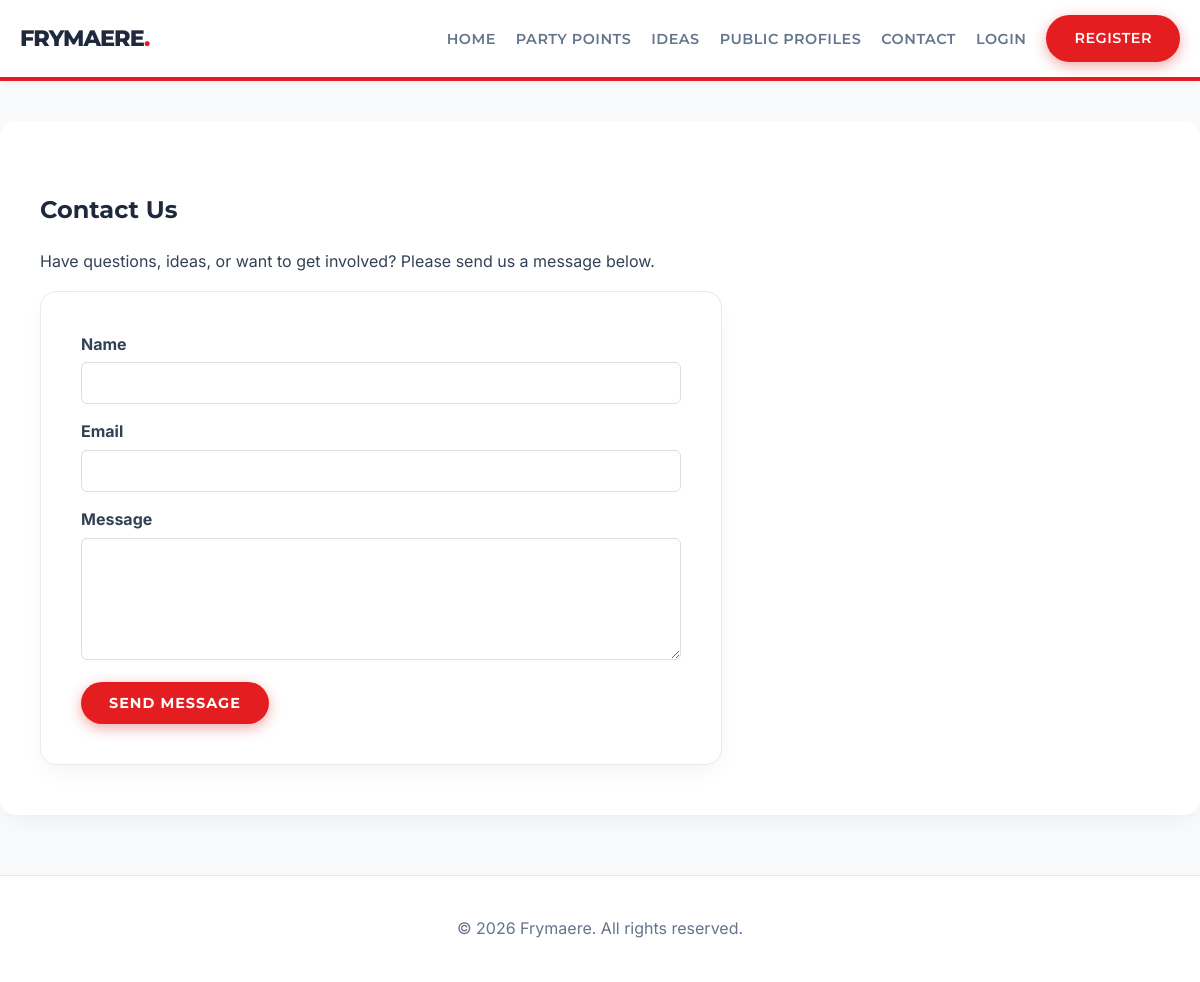
The page /contact.php on the database its author committed.
### tables this page shows
CREATE TABLE `settings` (
  `id` int(11) NOT NULL AUTO_INCREMENT,
  `site_title` varchar(255) NOT NULL DEFAULT 'Ardhmja',
  `site_description` text,
  `home_banner_text` varchar(255) DEFAULT 'Building a New Republic Together',
  `join_us_btn` varchar(255) DEFAULT 'Join Us Now',
  `home_core_values_title` varchar(255) DEFAULT 'Our Core Values',
  `home_core_values_text` text,
  `view_points_btn` varchar(255) DEFAULT 'View Party Points',
  `home_latest_ideas_title` varchar(255) DEFAULT 'Latest Community Ideas',
  `view_ideas_btn` varchar(255) DEFAULT 'View All Ideas',
  `points_page_title` varchar(255) DEFAULT 'Our Party Points',
  `points_page_text` text,
  `ideas_page_title` varchar(255) DEFAULT 'Community Ideas',
  `ideas_page_text` text,
  `submit_idea_btn` varchar(255) DEFAULT 'Submit an Idea',
  `contact_page_title` varchar(255) DEFAULT 'Contact Us',
  `contact_page_text` text,
  `register_page_title` varchar(255) DEFAULT 'Register',
  `login_page_title` varchar(255) DEFAULT 'Login',
  `footer_text` varchar(255) DEFAULT 'All rights reserved.',
  `email_verification_subject` varchar(255) DEFAULT 'Verify your email for {site_title}',
  `email_verification_message` text,
  `menu_home` varchar(255) DEFAULT 'Home',
  `menu_points` varchar(255) DEFAULT 'Party Points',
  `menu_ideas` varchar(255) DEFAULT 'Ideas',
  `menu_profiles` varchar(255) DEFAULT 'Public Profiles',
  `menu_contact` varchar(255) DEFAULT 'Contact',
  `menu_profile` varchar(255) DEFAULT 'Profile',
  `menu_admin` varchar(255) DEFAULT 'Admin Panel',
  `menu_logout` varchar(255) DEFAULT 'Logout',
  `menu_login` varchar(255) DEFAULT 'Login',
  `menu_register` varchar(255) DEFAULT 'Register',
  PRIMARY KEY (`id`)
);

### includes/db.php (called while the page is built, shortened)
<?php
$host = 'localhost';
$dbname = 'ardhmja';
$username = 'root';
$password = '';
try {
    $pdo = new PDO("mysql:host=$host;dbname=$dbname;charset=utf8", $username, $password);
    $pdo->setAttribute(PDO::ATTR_ERRMODE, PDO::ERRMODE_EXCEPTION);
} catch (PDOException $e) {
    $pdo = null;
}
$global_settings = [];
if ($pdo) {
    $stmt = $pdo->query("SELECT * FROM settings WHERE id = 1");
    if ($stmt) {
        $global_settings = $stmt->fetch(PDO::FETCH_ASSOC) ?: [];
    }
}
$t_site_title = $global_settings['site_title'] ?? 'Frymaere';
$t_contact_page_title = $global_settings['contact_page_title'] ?? 'Contact Us';
$t_contact_page_text = $global_settings['contact_page_text'] ?? 'Have questions, ideas, or want to get involved? Please send us a message below.';
$t_footer_text = $global_settings['footer_text'] ?? 'All rights reserved.';
$t_menu_home = $global_settings['menu_home'] ?? 'Home';
$t_menu_points = $global_settings['menu_points'] ?? 'Party Points';
$t_menu_ideas = $global_settings['menu_ideas'] ?? 'Ideas';
$t_menu_profiles = $global_settings['menu_profiles'] ?? 'Public Profiles';
$t_menu_contact = $global_settings['menu_contact'] ?? 'Contact';
$t_menu_login = $global_settings['menu_login'] ?? 'Login';
$t_menu_register = $global_settings['menu_register'] ?? 'Register';
?>

### contact.php (the view, shortened to what this page needs)
<?php
require_once 'includes/db.php';
$success = '';
?>
<!DOCTYPE html>
<html lang="en">
<head>
    <link rel="stylesheet" href="assets/css/style.css">
</head>
<body>
    <?php include 'includes/header.php'; ?>
    <div class="container main-content">
        <h2><?= htmlspecialchars($t_contact_page_title) ?></h2>
        <p><?= $t_contact_page_text ?></p>
        <?php if ($success): ?>
            <p class="success"><?= htmlspecialchars($success) ?></p>
        <?php else: ?>
            <form method="POST" class="auth-form" style="max-width: 600px; margin-left: 0;">
                <div class="form-group">
                    <label for="name">Name</label>
                    <input type="text" id="name" name="name" required>
                </div>
                <div class="form-group">
                    <label for="email">Email</label>
                    <input type="email" id="email" name="email" required>
                </div>
                <div class="form-group">
                    <label for="message">Message</label>
                    <textarea id="message" name="message" rows="6" required></textarea>
                </div>
                <button type="submit" class="btn">Send Message</button>
            </form>
        <?php endif; ?>
    </div>
    <?php include "includes/footer.php"; ?>
</body>
</html>

### includes/header.php (shortened to what this page needs)
<header class="main-header">
    <div class="container header-container">
        <div class="logo">
            <a href="index.php"><h1><?= htmlspecialchars($t_site_title ?? 'Ardhmja') ?></h1></a>
        </div>
        <nav class="main-nav">
            <ul>
                <li><a href="index.php"><?= htmlspecialchars($t_menu_home) ?></a></li>
                <li><a href="points.php"><?= htmlspecialchars($t_menu_points) ?></a></li>
                <li><a href="ideas.php"><?= htmlspecialchars($t_menu_ideas) ?></a></li>
                <li><a href="public_profiles.php"><?= htmlspecialchars($t_menu_profiles) ?></a></li>
                <li><a href="contact.php"><?= htmlspecialchars($t_menu_contact) ?></a></li>
                <?php if (isset($_SESSION['user_id'])): ?>
                    <li><a href="profile.php"><?= htmlspecialchars($t_menu_profile) ?></a></li>
                    <?php if ($_SESSION['role'] === 'admin'): ?>
                        <li><a href="admin/index.php"><?= htmlspecialchars($t_menu_admin) ?></a></li>
                    <?php endif; ?>
                    <li><a href="logout.php" class="btn-logout"><?= htmlspecialchars($t_menu_logout) ?> (<?= htmlspecialchars($_SESSION['username']) ?>)</a></li>
                <?php else: ?>
                    <li><a href="login.php"><?= htmlspecialchars($t_menu_login) ?></a></li>
                    <li><a href="register.php" class="btn"><?= htmlspecialchars($t_menu_register) ?></a></li>
                <?php endif; ?>
            </ul>
        </nav>
    </div>
</header>

### includes/footer.php
<footer class="main-footer">
    <div class="container">
        <p>&copy; <?= date('Y') ?> <?= htmlspecialchars($t_site_title ?? 'Ardhmja') ?>. <?= htmlspecialchars($t_footer_text ?? 'All rights reserved.') ?></p>
    </div>
</footer>

### assets/css/style.css (style rules this page uses)
:root { --primary-color: #e41e20; --secondary-color: #1e293b; --accent-color: #FFFFFF; --text-color: #334155; --text-light: #64748b; --bg-color: #f8fafc; --card-bg: #ffffff; --font-family: 'Inter', -apple-system, BlinkMacSystemFont, 'Segoe UI', Roboto, Helvetica, Arial, sans-serif; --heading-font: 'Montserrat', sans-serif; --border-radius: 16px; --box-shadow: 0 10px 25px -5px rgba(0, 0, 0, 0.05), 0 8px 10px -6px rgba(0, 0, 0, 0.01); }
body { margin: 0; padding: 0; font-family: var(--font-family); color: var(--text-color); background-color: var(--bg-color); line-height: 1.6; }
h1, h2, h3, h4, h5, h6 { font-family: var(--heading-font); font-weight: 700; color: var(--secondary-color); }
a { color: var(--primary-color); text-decoration: none; transition: color 0.3s ease; }
.container { max-width: 1200px; margin: 0 auto; padding: 0 20px; }
.main-header { background: var(--card-bg); border-bottom: 4px solid var(--primary-color); box-shadow: 0 2px 10px rgba(0,0,0,0.05); position: sticky; top: 0; z-index: 1000; }
.header-container { display: flex; justify-content: space-between; align-items: center; padding: 15px 20px; }
.logo a { text-decoration: none; }
.logo h1 { margin: 0; color: var(--secondary-color); font-size: 1.4em; font-weight: 800; letter-spacing: -1px; text-transform: uppercase; }
.logo h1::after { content: '.'; color: var(--primary-color); }
.main-nav ul { list-style: none; display: flex; margin: 0; padding: 0; align-items: center; }
.main-nav li { margin-left: 20px; }
.main-nav a { color: var(--text-light); font-weight: 600; font-family: var(--heading-font); text-transform: uppercase; font-size: 0.9em; letter-spacing: 0.5px; transition: color 0.3s ease; }
.btn { display: inline-block; padding: 12px 28px; background: var(--primary-color); color: var(--accent-color) !important; border: none; border-radius: 30px; cursor: pointer; font-weight: 700; font-family: var(--heading-font); text-transform: uppercase; font-size: 0.9em; letter-spacing: 1px; text-align: center; transition: all 0.3s cubic-bezier(0.4, 0, 0.2, 1); box-shadow: 0 4px 14px 0 rgba(228, 30, 32, 0.39); }
.main-content { padding: 50px 40px; background: var(--card-bg); min-height: 50vh; border-radius: var(--border-radius); box-shadow: var(--box-shadow); margin-top: 40px; margin-bottom: 40px; }
.auth-form, .settings-form { max-width: 450px; margin: 0 auto; background: var(--card-bg); padding: 40px; border-radius: var(--border-radius); box-shadow: var(--box-shadow); border: 1px solid #eaeaea; }
.form-group { margin-bottom: 15px; }
.form-group label { display: block; margin-bottom: 5px; font-weight: bold; }
.form-group input, .form-group textarea { width: 100%; padding: 12px; border: 1px solid #ddd; border-radius: 6px; box-sizing: border-box; font-family: var(--font-family); transition: border-color 0.3s ease; }
.main-footer { background: #ffffff; color: var(--text-light); text-align: center; padding: 40px 0; margin-top: 60px; border-top: 1px solid #e2e8f0; }
.main-footer p { margin: 0; }

### rows shown on the page
settings: site_title "FRYMAERE", menu_home "HOME", menu_points "PARTY POINTS", menu_ideas "IDEAS", menu_profiles "PUBLIC PROFILES", menu_contact "CONTACT", menu_login "LOGIN", menu_register "REGISTER", contact_page_title "Contact Us", contact_page_text "Have questions, ideas, or want to get involved? Please send us a message below.", site_title "Frymaere", footer_text "All rights reserved."
